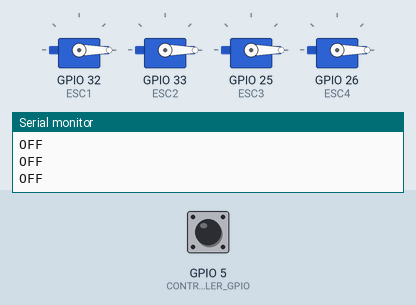
Bench run of a program on a simulated ESP32. On the bench: 4 × servo, the last lines printed to the serial monitor. The test bench sets the inputs (shaded band); at power-on: GPIO 5 (CONTROLLER_GPIO) HIGH.

Above: at 2.8 s.
2.9 s: GPIO 5 (CONTROLLER_GPIO) pulled LOW for 1.2 s
At 3.7 s:
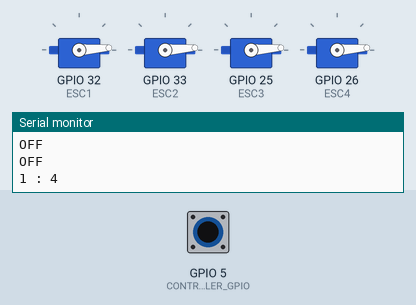
5.6 s: GPIO 5 (CONTROLLER_GPIO) driven LOW
At 8.7 s:
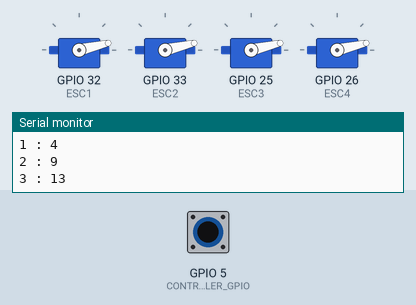
9.7 s: GPIO 5 (CONTROLLER_GPIO) driven HIGH
Timing chart, 0 to 12.7 s (numbered marks = the images above; inputs shaded):
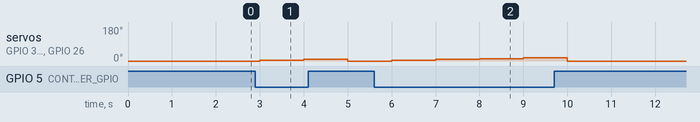

Measured:
- after the input at 2.9 s, servo on GPIO 32 (ESC1), servo on GPIO 33 (ESC2), servo on GPIO 25 (ESC3), servo on GPIO 26 (ESC4): 0° → 4° after 0.10 s, → 9° 1.0 s later, → 0° 1.0 s later
- after the input at 5.6 s, servo on GPIO 32 (ESC1), servo on GPIO 33 (ESC2), servo on GPIO 25 (ESC3), servo on GPIO 26 (ESC4): 0° → 4° after 0.40 s, → 9° 1.0 s later, → 13° 1.0 s later, → 18° 1.0 s later

The program:

main.cpp
```cpp
#include <Arduino.h>
#include <ESP32Servo.h>

#define CONTROLLER_GPIO 5
#define ACCELERATION 1
unsigned int thrust = 0;
int ang;

#define ESC1 32
#define ESC2 33

#define ESC3 25
#define ESC4 26

Servo motor1;
Servo motor2;
Servo motor3;
Servo motor4;

void setup()
{
	pinMode(CONTROLLER_GPIO, INPUT_PULLUP);
	Serial.begin(9600);

	motor1.attach(ESC1, 1000, 2000);
	motor2.attach(ESC2, 1000, 2000);
	motor3.attach(ESC3, 1000, 2000);
	motor4.attach(ESC4, 1000, 2000);
}

void loop()
{
	if (digitalRead(CONTROLLER_GPIO) != HIGH)
	{
		thrust += ACCELERATION;
		if(thrust > 180) {
			thrust = 180;
		}
		ang = map(thrust, 0, 40, 0, 180);

		motor1.write(ang);
		motor2.write(ang);
		motor3.write(ang);
		motor4.write(ang);

		Serial.print(thrust);
		Serial.print(" : ");
		Serial.println(ang);
	}
	else
	{
		thrust = 0;
		motor1.write(0);
		motor2.write(0);
		motor3.write(0);
		motor4.write(0);
		Serial.println("OFF");
	}

	delay(1000);
}
```
